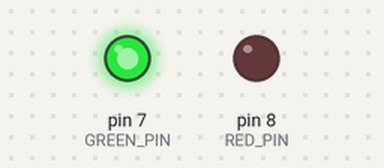
This sketch was run on a simulated Arduino Uno, built with avr-gcc and run on an emulated ATmega328P. On the bench: output pins drawn as LEDs (lit = HIGH). What the sketch prints to the serial monitor is not drawn.

Above: at 0.1 s.
Timing chart, 0 to 1.6 s (numbered marks = the images above):
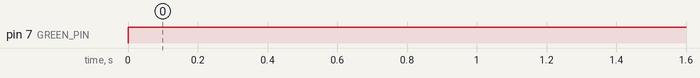

Measured:
- by itself, pin 7 (GREEN_PIN): LOW → HIGH at 0.00 s

The sketch:

node.ino
```cpp
#define RED_PIN 8
#define GREEN_PIN 7
#define TEST_STR_COUNT 8

static volatile byte state = 0;

static const char* test_strings[TEST_STR_COUNT] = {
    "/03f42701/03.12.18/23:30:19/745847589284250435834/",
    "/1937e468/04.12.18/23:30:17/435834745847589284250/",
    "/2f0077dd/05.12.18/23:30:14/745843583447589284250/",
    "/3ab52900/05.12.18/23:33:58/847585043574583492842/",

    "/1937e468/05.12.18/23:38:10/585892842504357483447/",
    "/2f0077dd/17.12.18/23:40:21/504358349284250435743/",
    "/3ab52900/21.12.18/03:30:45/348247398467392462330/",
    "/03f42701/01.01.19/00:01:12/847585043574583492842/",
};


void setup()
{
    Serial.begin(9600);
    pinMode(GREEN_PIN, OUTPUT);
    pinMode(RED_PIN, OUTPUT);
}

void loop()
{

  red();
  Serial.println(test_strings[state]);
  green();

  state = (++state) % TEST_STR_COUNT;

  delay(5000);
}

inline void green()
{
    digitalWrite(GREEN_PIN, HIGH);
    digitalWrite(RED_PIN, LOW);
}

inline void red()
{
    digitalWrite(RED_PIN, HIGH);
    digitalWrite(GREEN_PIN, LOW);
}
```
